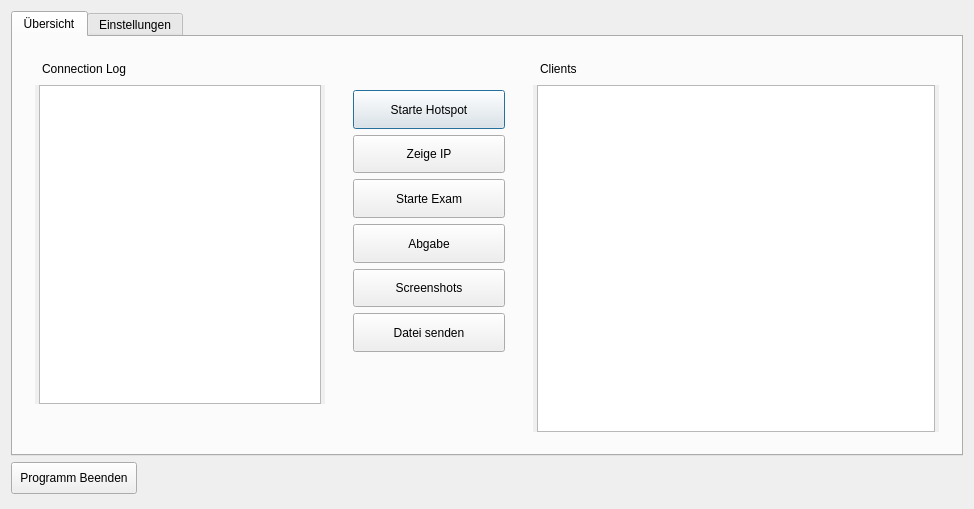
<?xml version="1.0" encoding="UTF-8"?>
<ui version="4.0">
 <author>Xapient</author>
 <class>Dialog</class>
 <widget class="QDialog" name="Dialog">
  <property name="geometry">
   <rect>
    <x>0</x>
    <y>0</y>
    <width>974</width>
    <height>509</height>
   </rect>
  </property>
  <property name="sizePolicy">
   <sizepolicy hsizetype="Preferred" vsizetype="Preferred">
    <horstretch>0</horstretch>
    <verstretch>0</verstretch>
   </sizepolicy>
  </property>
  <property name="windowTitle">
   <string>Exam Server</string>
  </property>
  <property name="autoFillBackground">
   <bool>false</bool>
  </property>
  <property name="sizeGripEnabled">
   <bool>false</bool>
  </property>
  <property name="modal">
   <bool>false</bool>
  </property>
  <layout class="QVBoxLayout" name="verticalLayout_6">
   <item>
    <widget class="QTabWidget" name="tabWidget">
     <property name="sizePolicy">
      <sizepolicy hsizetype="Preferred" vsizetype="Preferred">
       <horstretch>0</horstretch>
       <verstretch>0</verstretch>
      </sizepolicy>
     </property>
     <property name="font">
      <font>
       <family>Ubuntu</family>
       <weight>50</weight>
       <bold>false</bold>
      </font>
     </property>
     <property name="whatsThis">
      <string/>
     </property>
     <property name="accessibleName">
      <string/>
     </property>
     <property name="styleSheet">
      <string notr="true">padding:4px;</string>
     </property>
     <property name="tabShape">
      <enum>QTabWidget::Rounded</enum>
     </property>
     <property name="currentIndex">
      <number>0</number>
     </property>
     <widget class="QWidget" name="tab">
      <property name="sizePolicy">
       <sizepolicy hsizetype="Preferred" vsizetype="Maximum">
        <horstretch>0</horstretch>
        <verstretch>0</verstretch>
       </sizepolicy>
      </property>
      <property name="styleSheet">
       <string notr="true">margin-left: 4px;margin-right:4px;</string>
      </property>
      <attribute name="title">
       <string>Übersicht</string>
      </attribute>
      <layout class="QHBoxLayout" name="horizontalLayout">
       <item>
        <widget class="QWidget" name="column1" native="true">
         <property name="sizePolicy">
          <sizepolicy hsizetype="Preferred" vsizetype="Preferred">
           <horstretch>0</horstretch>
           <verstretch>0</verstretch>
          </sizepolicy>
         </property>
         <property name="minimumSize">
          <size>
           <width>300</width>
           <height>310</height>
          </size>
         </property>
         <layout class="QVBoxLayout" name="verticalLayout_2">
          <item>
           <widget class="QLabel" name="infolabel">
            <property name="font">
             <font>
              <weight>50</weight>
              <bold>false</bold>
             </font>
            </property>
            <property name="styleSheet">
             <string notr="true">padding:0px;</string>
            </property>
            <property name="text">
             <string>&lt;html&gt;&lt;head/&gt;&lt;body&gt;&lt;p&gt;Connection Log&lt;/p&gt;&lt;/body&gt;&lt;/html&gt;</string>
            </property>
            <property name="alignment">
             <set>Qt::AlignLeading|Qt::AlignLeft|Qt::AlignTop</set>
            </property>
            <property name="wordWrap">
             <bool>true</bool>
            </property>
            <property name="indent">
             <number>-8</number>
            </property>
           </widget>
          </item>
          <item>
           <widget class="QTextBrowser" name="logwidget">
            <property name="sizePolicy">
             <sizepolicy hsizetype="Preferred" vsizetype="Expanding">
              <horstretch>0</horstretch>
              <verstretch>0</verstretch>
             </sizepolicy>
            </property>
            <property name="minimumSize">
             <size>
              <width>290</width>
              <height>0</height>
             </size>
            </property>
            <property name="styleSheet">
             <string notr="true">padding: 0px;</string>
            </property>
           </widget>
          </item>
          <item>
           <widget class="QLabel" name="icon1">
            <property name="text">
             <string/>
            </property>
            <property name="pixmap">
             <pixmap>pixmaps/drive.png</pixmap>
            </property>
            <property name="margin">
             <number>4</number>
            </property>
           </widget>
          </item>
         </layout>
        </widget>
       </item>
       <item>
        <widget class="QWidget" name="column2" native="true">
         <property name="sizePolicy">
          <sizepolicy hsizetype="Fixed" vsizetype="Expanding">
           <horstretch>0</horstretch>
           <verstretch>0</verstretch>
          </sizepolicy>
         </property>
         <property name="minimumSize">
          <size>
           <width>170</width>
           <height>310</height>
          </size>
         </property>
         <layout class="QVBoxLayout" name="verticalLayout_3">
          <item>
           <spacer name="verticalSpacer">
            <property name="orientation">
             <enum>Qt::Vertical</enum>
            </property>
            <property name="sizeType">
             <enum>QSizePolicy::Fixed</enum>
            </property>
            <property name="sizeHint" stdset="0">
             <size>
              <width>20</width>
              <height>31</height>
             </size>
            </property>
           </spacer>
          </item>
          <item>
           <widget class="QPushButton" name="starthotspot">
            <property name="sizePolicy">
             <sizepolicy hsizetype="Preferred" vsizetype="Preferred">
              <horstretch>0</horstretch>
              <verstretch>0</verstretch>
             </sizepolicy>
            </property>
            <property name="minimumSize">
             <size>
              <width>160</width>
              <height>39</height>
             </size>
            </property>
            <property name="styleSheet">
             <string notr="true">padding:4px;</string>
            </property>
            <property name="text">
             <string>Starte Hotspot</string>
            </property>
           </widget>
          </item>
          <item>
           <widget class="QPushButton" name="showip">
            <property name="sizePolicy">
             <sizepolicy hsizetype="Preferred" vsizetype="Preferred">
              <horstretch>0</horstretch>
              <verstretch>0</verstretch>
             </sizepolicy>
            </property>
            <property name="minimumSize">
             <size>
              <width>160</width>
              <height>38</height>
             </size>
            </property>
            <property name="styleSheet">
             <string notr="true">padding:4px;</string>
            </property>
            <property name="text">
             <string>Zeige IP</string>
            </property>
           </widget>
          </item>
          <item>
           <widget class="QPushButton" name="startexam">
            <property name="sizePolicy">
             <sizepolicy hsizetype="Preferred" vsizetype="Preferred">
              <horstretch>0</horstretch>
              <verstretch>0</verstretch>
             </sizepolicy>
            </property>
            <property name="minimumSize">
             <size>
              <width>160</width>
              <height>39</height>
             </size>
            </property>
            <property name="text">
             <string>Starte Exam</string>
            </property>
           </widget>
          </item>
          <item>
           <widget class="QPushButton" name="abgabe">
            <property name="sizePolicy">
             <sizepolicy hsizetype="Preferred" vsizetype="Preferred">
              <horstretch>0</horstretch>
              <verstretch>0</verstretch>
             </sizepolicy>
            </property>
            <property name="minimumSize">
             <size>
              <width>160</width>
              <height>39</height>
             </size>
            </property>
            <property name="styleSheet">
             <string notr="true">padding:4px;</string>
            </property>
            <property name="text">
             <string>Abgabe</string>
            </property>
           </widget>
          </item>
          <item>
           <widget class="QPushButton" name="screenshots">
            <property name="sizePolicy">
             <sizepolicy hsizetype="Preferred" vsizetype="Preferred">
              <horstretch>0</horstretch>
              <verstretch>0</verstretch>
             </sizepolicy>
            </property>
            <property name="minimumSize">
             <size>
              <width>160</width>
              <height>38</height>
             </size>
            </property>
            <property name="styleSheet">
             <string notr="true">padding:4px;</string>
            </property>
            <property name="text">
             <string>Screenshots</string>
            </property>
           </widget>
          </item>
          <item>
           <widget class="QPushButton" name="sendfile">
            <property name="sizePolicy">
             <sizepolicy hsizetype="Preferred" vsizetype="Preferred">
              <horstretch>0</horstretch>
              <verstretch>0</verstretch>
             </sizepolicy>
            </property>
            <property name="minimumSize">
             <size>
              <width>160</width>
              <height>39</height>
             </size>
            </property>
            <property name="styleSheet">
             <string notr="true">padding:4px;</string>
            </property>
            <property name="text">
             <string>Datei senden</string>
            </property>
           </widget>
          </item>
          <item>
           <spacer name="verticalSpacer_2">
            <property name="orientation">
             <enum>Qt::Vertical</enum>
            </property>
            <property name="sizeHint" stdset="0">
             <size>
              <width>20</width>
              <height>40</height>
             </size>
            </property>
           </spacer>
          </item>
         </layout>
        </widget>
       </item>
       <item>
        <widget class="QWidget" name="column3" native="true">
         <property name="sizePolicy">
          <sizepolicy hsizetype="Expanding" vsizetype="Expanding">
           <horstretch>0</horstretch>
           <verstretch>0</verstretch>
          </sizepolicy>
         </property>
         <property name="minimumSize">
          <size>
           <width>330</width>
           <height>0</height>
          </size>
         </property>
         <layout class="QVBoxLayout" name="verticalLayout">
          <property name="sizeConstraint">
           <enum>QLayout::SetDefaultConstraint</enum>
          </property>
          <item>
           <widget class="QLabel" name="infolabel_2">
            <property name="font">
             <font>
              <weight>50</weight>
              <bold>false</bold>
             </font>
            </property>
            <property name="styleSheet">
             <string notr="true">padding:0px;</string>
            </property>
            <property name="text">
             <string>&lt;html&gt;&lt;head/&gt;&lt;body&gt;&lt;p&gt;Clients&lt;/p&gt;&lt;/body&gt;&lt;/html&gt;</string>
            </property>
            <property name="alignment">
             <set>Qt::AlignLeading|Qt::AlignLeft|Qt::AlignTop</set>
            </property>
            <property name="wordWrap">
             <bool>true</bool>
            </property>
            <property name="indent">
             <number>-1</number>
            </property>
           </widget>
          </item>
          <item>
           <widget class="QListWidget" name="listWidget">
            <property name="autoFillBackground">
             <bool>false</bool>
            </property>
            <property name="styleSheet">
             <string notr="true">padding:0px;</string>
            </property>
            <property name="verticalScrollBarPolicy">
             <enum>Qt::ScrollBarAsNeeded</enum>
            </property>
            <property name="horizontalScrollBarPolicy">
             <enum>Qt::ScrollBarAsNeeded</enum>
            </property>
            <property name="showDropIndicator" stdset="0">
             <bool>false</bool>
            </property>
            <property name="dragDropMode">
             <enum>QAbstractItemView::NoDragDrop</enum>
            </property>
            <property name="defaultDropAction">
             <enum>Qt::IgnoreAction</enum>
            </property>
            <property name="movement">
             <enum>QListView::Static</enum>
            </property>
            <property name="resizeMode">
             <enum>QListView::Adjust</enum>
            </property>
            <property name="spacing">
             <number>5</number>
            </property>
            <property name="viewMode">
             <enum>QListView::IconMode</enum>
            </property>
           </widget>
          </item>
         </layout>
        </widget>
       </item>
      </layout>
     </widget>
     <widget class="QWidget" name="tab_2">
      <property name="styleSheet">
       <string notr="true">margin-left: 4px;margin-right:4px;</string>
      </property>
      <attribute name="title">
       <string>Einstellungen</string>
      </attribute>
      <layout class="QHBoxLayout" name="horizontalLayout_3">
       <item>
        <widget class="QWidget" name="widget_5" native="true">
         <property name="minimumSize">
          <size>
           <width>166</width>
           <height>318</height>
          </size>
         </property>
         <property name="maximumSize">
          <size>
           <width>166</width>
           <height>16777215</height>
          </size>
         </property>
         <layout class="QVBoxLayout" name="verticalLayout_4">
          <item>
           <widget class="QLabel" name="firewalllabel">
            <property name="styleSheet">
             <string notr="true">margin:0px;</string>
            </property>
            <property name="text">
             <string>Firewall Ausnahmen</string>
            </property>
            <property name="textFormat">
             <enum>Qt::AutoText</enum>
            </property>
            <property name="indent">
             <number>-1</number>
            </property>
           </widget>
          </item>
          <item>
           <widget class="QLineEdit" name="firewall1">
            <property name="placeholderText">
             <string>0.0.0.0</string>
            </property>
           </widget>
          </item>
          <item>
           <widget class="QLineEdit" name="firewall2">
            <property name="placeholderText">
             <string>0.0.0.0</string>
            </property>
           </widget>
          </item>
          <item>
           <widget class="QLineEdit" name="firewall3">
            <property name="placeholderText">
             <string>0.0.0.0</string>
            </property>
           </widget>
          </item>
          <item>
           <widget class="QLineEdit" name="firewall4">
            <property name="placeholderText">
             <string>0.0.0.0</string>
            </property>
           </widget>
          </item>
          <item>
           <spacer name="verticalSpacer_4">
            <property name="orientation">
             <enum>Qt::Vertical</enum>
            </property>
            <property name="sizeHint" stdset="0">
             <size>
              <width>20</width>
              <height>40</height>
             </size>
            </property>
           </spacer>
          </item>
          <item>
           <widget class="QLabel" name="icon2">
            <property name="layoutDirection">
             <enum>Qt::LeftToRight</enum>
            </property>
            <property name="text">
             <string/>
            </property>
            <property name="pixmap">
             <pixmap>pixmaps/security.png</pixmap>
            </property>
           </widget>
          </item>
         </layout>
        </widget>
       </item>
       <item>
        <widget class="QWidget" name="widget_4" native="true">
         <property name="minimumSize">
          <size>
           <width>185</width>
           <height>318</height>
          </size>
         </property>
         <property name="maximumSize">
          <size>
           <width>156</width>
           <height>16777215</height>
          </size>
         </property>
         <layout class="QVBoxLayout" name="verticalLayout_7">
          <item>
           <widget class="QLabel" name="transparentlabel">
            <property name="text">
             <string/>
            </property>
           </widget>
          </item>
          <item>
           <widget class="QPushButton" name="testfirewall">
            <property name="styleSheet">
             <string notr="true">padding:8px</string>
            </property>
            <property name="text">
             <string>Firewall testen</string>
            </property>
           </widget>
          </item>
          <item>
           <widget class="QPushButton" name="startconfig">
            <property name="sizePolicy">
             <sizepolicy hsizetype="Preferred" vsizetype="Preferred">
              <horstretch>0</horstretch>
              <verstretch>0</verstretch>
             </sizepolicy>
            </property>
            <property name="layoutDirection">
             <enum>Qt::RightToLeft</enum>
            </property>
            <property name="styleSheet">
             <string notr="true">padding: 8px;</string>
            </property>
            <property name="text">
             <string>Desktop anpassen</string>
            </property>
           </widget>
          </item>
          <item>
           <widget class="QPushButton" name="loaddefaults">
            <property name="styleSheet">
             <string notr="true">padding: 8px;</string>
            </property>
            <property name="text">
             <string>Desktop zurücksetzen</string>
            </property>
           </widget>
          </item>
          <item>
           <spacer name="verticalSpacer_3">
            <property name="orientation">
             <enum>Qt::Vertical</enum>
            </property>
            <property name="sizeHint" stdset="0">
             <size>
              <width>20</width>
              <height>40</height>
             </size>
            </property>
           </spacer>
          </item>
         </layout>
        </widget>
       </item>
       <item>
        <widget class="QWidget" name="widget_2" native="true">
         <layout class="QVBoxLayout" name="verticalLayout_5">
          <item>
           <widget class="QLabel" name="infotextlabel">
            <property name="styleSheet">
             <string notr="true"/>
            </property>
            <property name="text">
             <string>Information</string>
            </property>
            <property name="indent">
             <number>-8</number>
            </property>
           </widget>
          </item>
          <item>
           <widget class="QLabel" name="infotext">
            <property name="styleSheet">
             <string notr="true">padding-top:0px;</string>
            </property>
            <property name="text">
             <string>&lt;html&gt;&lt;head/&gt;&lt;body&gt;&lt;p&gt;Nachdem sie Ausnahmen für die Firewall definiert haben&lt;br/&gt;(z.B für Drucker, Schulserver, etc.) drücken sie auf &amp;quot;Firewall testen&amp;quot; &lt;br/&gt;um die Einstellungen zu überprüfen und zu speichern.&lt;br/&gt;Danach können sie den Prüfungsdesktop anpassen.&lt;/p&gt;&lt;p&gt;So können sie festlegen welche Programme &lt;br/&gt;während der Prüfung schnell erreichbar sein sollen.&lt;br/&gt;&lt;/p&gt;&lt;p&gt;Speichern Sie die Änderungen an der Prüfungsumgebung mit Hilfe des Programmes&lt;br/&gt;&amp;quot;Prüfungsumgebung speichern&amp;quot;.&lt;/p&gt;&lt;p&gt;Sie können auch ohne Anwendungsmenü jedes beliebige Programm ausführen in dem Sie&lt;br/&gt;das Tastatur-Kürzel &lt;span style=&quot; font-weight:600;&quot;&gt;Alt+Leertaste &lt;/span&gt;nutzen um das &amp;quot;run command&amp;quot; Interface &lt;br/&gt;sichtbar zu machen.&lt;/p&gt;&lt;p&gt;Dieses erlaubt es u.a. das System zu durchsuchen, Terminal-Befehle abzusetzen&lt;br/&gt;und Programme zu starten.&lt;/p&gt;&lt;/body&gt;&lt;/html&gt;</string>
            </property>
           </widget>
          </item>
          <item>
           <spacer name="verticalSpacer_5">
            <property name="orientation">
             <enum>Qt::Vertical</enum>
            </property>
            <property name="sizeHint" stdset="0">
             <size>
              <width>20</width>
              <height>40</height>
             </size>
            </property>
           </spacer>
          </item>
         </layout>
        </widget>
       </item>
      </layout>
     </widget>
    </widget>
   </item>
   <item>
    <widget class="QPushButton" name="exit">
     <property name="sizePolicy">
      <sizepolicy hsizetype="Fixed" vsizetype="Fixed">
       <horstretch>0</horstretch>
       <verstretch>0</verstretch>
      </sizepolicy>
     </property>
     <property name="minimumSize">
      <size>
       <width>88</width>
       <height>0</height>
      </size>
     </property>
     <property name="styleSheet">
      <string notr="true">margin-bottom:4px;padding:8px;</string>
     </property>
     <property name="text">
      <string>Programm Beenden</string>
     </property>
    </widget>
   </item>
  </layout>
 </widget>
 <resources/>
 <connections/>
</ui>
